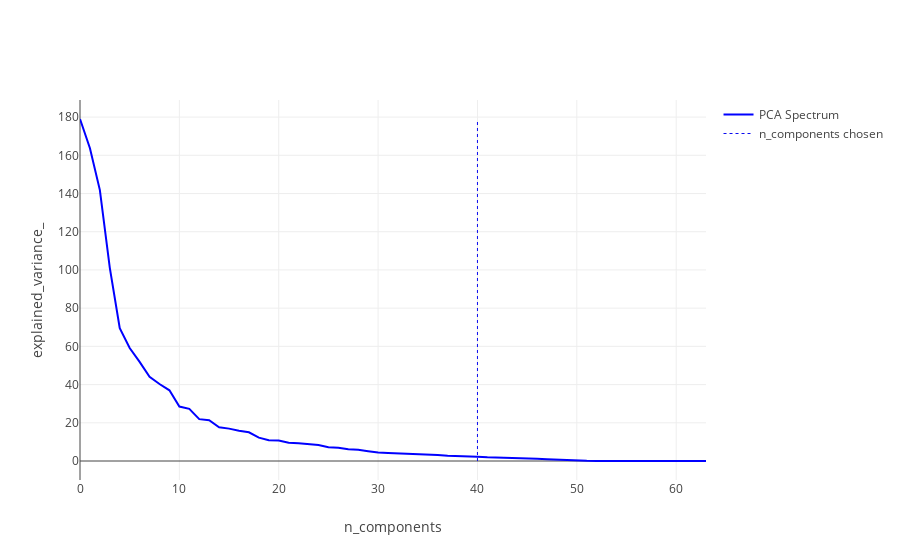

Notebook source saved alongside this figure:
### Markdown cell above
## 结合两张图

### Code cell
trace2 = go.Scatter(x=[x_ , x_], y=[0, 178],
                    mode="lines", line=dict(
                    width=1,
                    dash='dot',
                    color="rgb(10 ,10 , 240)"),
                    name="n_components chosen",
                   )

layout3 = go.Layout(xaxis=dict(
                    title="n_components"),
                    yaxis=dict(
                    title="explained_variance_"))

fig3 = go.Figure(data=[trace1, trace2], layout=layout3)

py.iplot(fig3, filename="pipeline")

### Figure 1 — Plotly figure (JSON) as saved in the notebook; plotly's stock layout.template omitted (floating-point values rounded to 4 significant figures)
{"data": [{"line": {"color": "blue", "width": 2}, "mode": "lines", "name": "PCA Spectrum", "type": "scatter", "y": [179.0, 163.7, 141.8, 101.1, 69.51, 59.11, 51.88, 44.02, 40.31, 37.01, 28.52, 27.32, 21.9, 21.32, 17.64, 16.95, 15.85, 15.0, 12.23, 10.89, 10.69, 9.583, 9.226, 8.69, 8.366, 7.166, 6.92, 6.193, 5.885, 5.156, 4.491, 4.247, 4.047, 3.943, 3.706, 3.532, 3.085, 2.738, 2.672, 2.542, 2.283, 1.907, 1.817, 1.69, 1.402, 1.292, 1.159, 0.9312, 0.6699, 0.4861, 0.2524, 0.09915, 0.06313, 0.06074, 0.03967, 0.01495, 0.008473, 0.003624, 0.001277, 0.0006613, 0.0004122, 1.143e-30, 1.143e-30, 1.125e-30]}, {"line": {"color": "rgb(10 ,10 , 240)", "dash": "dot", "width": 1}, "mode": "lines", "name": "n_components chosen", "type": "scatter", "x": [40, 40], "y": [0, 178]}], "layout": {"xaxis": {"title": "n_components"}, "yaxis": {"title": "explained_variance_"}}}
